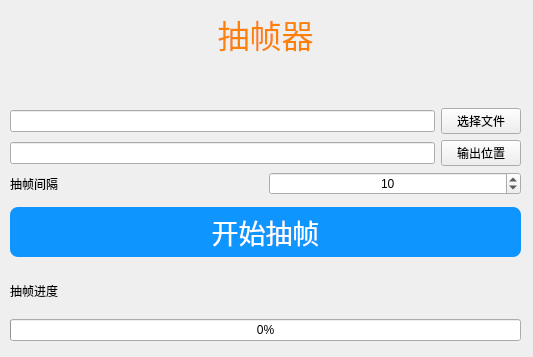
<?xml version="1.0" encoding="UTF-8"?>
<ui version="4.0">
 <class>MainWindow</class>
 <widget class="QMainWindow" name="MainWindow">
  <property name="geometry">
   <rect>
    <x>0</x>
    <y>0</y>
    <width>533</width>
    <height>357</height>
   </rect>
  </property>
  <property name="windowTitle">
   <string>抽帧器 v1.0</string>
  </property>
  <widget class="QWidget" name="centralwidget">
   <widget class="QWidget" name="verticalLayoutWidget">
    <property name="geometry">
     <rect>
      <x>10</x>
      <y>10</y>
      <width>511</width>
      <height>331</height>
     </rect>
    </property>
    <layout class="QVBoxLayout" name="verticalLayout">
     <item>
      <widget class="QLabel" name="label">
       <property name="sizePolicy">
        <sizepolicy hsizetype="Expanding" vsizetype="Expanding">
         <horstretch>0</horstretch>
         <verstretch>0</verstretch>
        </sizepolicy>
       </property>
       <property name="font">
        <font>
         <family>.AppleSystemUIFont</family>
         <pointsize>24</pointsize>
         <weight>50</weight>
         <italic>false</italic>
         <bold>false</bold>
        </font>
       </property>
       <property name="styleSheet">
        <string notr="true">color:rgb(253, 128, 8);font: 24pt &quot;.AppleSystemUIFont&quot;;</string>
       </property>
       <property name="text">
        <string>抽帧器</string>
       </property>
       <property name="alignment">
        <set>Qt::AlignCenter</set>
       </property>
      </widget>
     </item>
     <item>
      <spacer name="verticalSpacer">
       <property name="orientation">
        <enum>Qt::Vertical</enum>
       </property>
       <property name="sizeHint" stdset="0">
        <size>
         <width>20</width>
         <height>40</height>
        </size>
       </property>
      </spacer>
     </item>
     <item>
      <layout class="QHBoxLayout" name="horizontalLayout">
       <item>
        <widget class="QLineEdit" name="lineEdit"/>
       </item>
       <item>
        <widget class="QPushButton" name="openBT">
         <property name="text">
          <string>选择文件</string>
         </property>
        </widget>
       </item>
      </layout>
     </item>
     <item>
      <layout class="QHBoxLayout" name="horizontalLayout_3">
       <item>
        <widget class="QLineEdit" name="exportLE"/>
       </item>
       <item>
        <widget class="QPushButton" name="exportBT">
         <property name="text">
          <string>输出位置</string>
         </property>
        </widget>
       </item>
      </layout>
     </item>
     <item>
      <layout class="QGridLayout" name="gridLayout">
       <item row="0" column="0">
        <widget class="QLabel" name="label_4">
         <property name="text">
          <string>抽帧间隔</string>
         </property>
        </widget>
       </item>
       <item row="0" column="1">
        <widget class="QSpinBox" name="spinBox">
         <property name="alignment">
          <set>Qt::AlignCenter</set>
         </property>
         <property name="minimum">
          <number>1</number>
         </property>
         <property name="maximum">
          <number>999</number>
         </property>
         <property name="value">
          <number>10</number>
         </property>
        </widget>
       </item>
      </layout>
     </item>
     <item>
      <widget class="QPushButton" name="startBT">
       <property name="sizePolicy">
        <sizepolicy hsizetype="Expanding" vsizetype="Fixed">
         <horstretch>0</horstretch>
         <verstretch>0</verstretch>
        </sizepolicy>
       </property>
       <property name="styleSheet">
        <string notr="true">/*按钮普通态*/
QPushButton
{
    /*字体为微软雅黑*/
    font-family:Microsoft Yahei;
    /*字体大小为20点*/
    font-size:20pt;
    /*字体颜色为白色*/    
    color:white;
    /*背景颜色*/  
    background-color:rgb(14 , 150 , 254);
    /*边框圆角半径为8像素*/ 
    border-radius:8px;
    margin: 6px 0px;  /* 上下 0px，左右 20px */
    padding: 5px 0px; 
}

/*按钮停留态*/
QPushButton:hover
{
    /*背景颜色*/  
    background-color:rgb(44 , 137 , 255);
}

/*按钮按下态*/
QPushButton:pressed
{
    /*背景颜色*/  
    background-color:rgb(14 , 135 , 228);
    /*左内边距为3像素，让按下时字向右移动3像素*/  
    padding-left:3px;
    /*上内边距为3像素，让按下时字向下移动3像素*/  
    padding-top:3px;
}
/* 按钮选中状态（点击后） */
QPushButton:checked {
    background-color: rgb(139, 10, 40); /* 红色 */
}
</string>
       </property>
       <property name="text">
        <string>开始抽帧</string>
       </property>
       <property name="checkable">
        <bool>true</bool>
       </property>
      </widget>
     </item>
     <item>
      <widget class="QLabel" name="progressL">
       <property name="sizePolicy">
        <sizepolicy hsizetype="Expanding" vsizetype="Expanding">
         <horstretch>0</horstretch>
         <verstretch>0</verstretch>
        </sizepolicy>
       </property>
       <property name="text">
        <string>抽帧进度</string>
       </property>
      </widget>
     </item>
     <item>
      <widget class="QProgressBar" name="progressBar">
       <property name="value">
        <number>0</number>
       </property>
      </widget>
     </item>
    </layout>
   </widget>
  </widget>
 </widget>
 <resources/>
 <connections>
  <connection>
   <sender>openBT</sender>
   <signal>pressed()</signal>
   <receiver>MainWindow</receiver>
   <slot>selectVideoFiles()</slot>
   <hints>
    <hint type="sourcelabel">
     <x>462</x>
     <y>130</y>
    </hint>
    <hint type="destinationlabel">
     <x>428</x>
     <y>92</y>
    </hint>
   </hints>
  </connection>
  <connection>
   <sender>startBT</sender>
   <signal>clicked()</signal>
   <receiver>MainWindow</receiver>
   <slot>startExtractor()</slot>
   <hints>
    <hint type="sourcelabel">
     <x>239</x>
     <y>237</y>
    </hint>
    <hint type="destinationlabel">
     <x>272</x>
     <y>91</y>
    </hint>
   </hints>
  </connection>
  <connection>
   <sender>exportBT</sender>
   <signal>clicked()</signal>
   <receiver>MainWindow</receiver>
   <slot>selectSaveDir()</slot>
   <hints>
    <hint type="sourcelabel">
     <x>496</x>
     <y>169</y>
    </hint>
    <hint type="destinationlabel">
     <x>474</x>
     <y>60</y>
    </hint>
   </hints>
  </connection>
 </connections>
 <slots>
  <slot>selectVideoFiles()</slot>
  <slot>startExtractor()</slot>
  <slot>selectSaveDir()</slot>
 </slots>
</ui>
